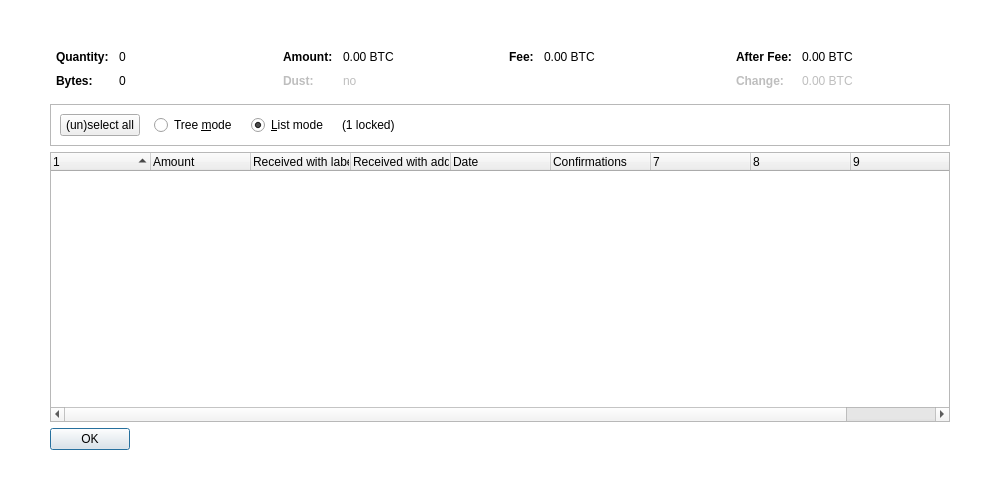
<?xml version="1.0" encoding="UTF-8"?>
<ui version="4.0">
 <class>CoinControlDialog</class>
 <widget class="QDialog" name="CoinControlDialog">
  <property name="geometry">
   <rect>
    <x>0</x>
    <y>0</y>
    <width>1000</width>
    <height>500</height>
   </rect>
  </property>
  <property name="windowTitle">
   <string>Coin Selection</string>
  </property>
  <property name="styleSheet">
   <string notr="true">QDialog {
	
	background-color: rgb(255, 255, 255);
}</string>
  </property>
  <layout class="QVBoxLayout" name="verticalLayout">
   <property name="leftMargin">
    <number>50</number>
   </property>
   <property name="topMargin">
    <number>50</number>
   </property>
   <property name="rightMargin">
    <number>50</number>
   </property>
   <property name="bottomMargin">
    <number>50</number>
   </property>
   <item>
    <layout class="QHBoxLayout" name="horizontalLayoutTop" stretch="0,0,0,0">
     <property name="topMargin">
      <number>0</number>
     </property>
     <property name="bottomMargin">
      <number>10</number>
     </property>
     <item>
      <layout class="QFormLayout" name="formLayoutCoinControl1">
       <property name="horizontalSpacing">
        <number>10</number>
       </property>
       <property name="verticalSpacing">
        <number>10</number>
       </property>
       <property name="leftMargin">
        <number>6</number>
       </property>
       <property name="rightMargin">
        <number>6</number>
       </property>
       <item row="0" column="0">
        <widget class="QLabel" name="labelCoinControlQuantityText">
         <property name="font">
          <font>
           <weight>75</weight>
           <bold>true</bold>
          </font>
         </property>
         <property name="text">
          <string>Quantity:</string>
         </property>
        </widget>
       </item>
       <item row="0" column="1">
        <widget class="QLabel" name="labelCoinControlQuantity">
         <property name="cursor">
          <cursorShape>IBeamCursor</cursorShape>
         </property>
         <property name="contextMenuPolicy">
          <enum>Qt::ActionsContextMenu</enum>
         </property>
         <property name="text">
          <string notr="true">0</string>
         </property>
         <property name="textInteractionFlags">
          <set>Qt::LinksAccessibleByMouse|Qt::TextSelectableByKeyboard|Qt::TextSelectableByMouse</set>
         </property>
        </widget>
       </item>
       <item row="1" column="0">
        <widget class="QLabel" name="labelCoinControlBytesText">
         <property name="font">
          <font>
           <weight>75</weight>
           <bold>true</bold>
          </font>
         </property>
         <property name="text">
          <string>Bytes:</string>
         </property>
        </widget>
       </item>
       <item row="1" column="1">
        <widget class="QLabel" name="labelCoinControlBytes">
         <property name="cursor">
          <cursorShape>IBeamCursor</cursorShape>
         </property>
         <property name="contextMenuPolicy">
          <enum>Qt::ActionsContextMenu</enum>
         </property>
         <property name="text">
          <string notr="true">0</string>
         </property>
         <property name="textInteractionFlags">
          <set>Qt::LinksAccessibleByMouse|Qt::TextSelectableByKeyboard|Qt::TextSelectableByMouse</set>
         </property>
        </widget>
       </item>
      </layout>
     </item>
     <item>
      <layout class="QFormLayout" name="formLayoutCoinControl2">
       <property name="horizontalSpacing">
        <number>10</number>
       </property>
       <property name="verticalSpacing">
        <number>10</number>
       </property>
       <property name="leftMargin">
        <number>6</number>
       </property>
       <property name="rightMargin">
        <number>6</number>
       </property>
       <item row="0" column="0">
        <widget class="QLabel" name="labelCoinControlAmountText">
         <property name="font">
          <font>
           <weight>75</weight>
           <bold>true</bold>
          </font>
         </property>
         <property name="text">
          <string>Amount:</string>
         </property>
        </widget>
       </item>
       <item row="0" column="1">
        <widget class="QLabel" name="labelCoinControlAmount">
         <property name="cursor">
          <cursorShape>IBeamCursor</cursorShape>
         </property>
         <property name="contextMenuPolicy">
          <enum>Qt::ActionsContextMenu</enum>
         </property>
         <property name="text">
          <string notr="true">0.00 BTC</string>
         </property>
         <property name="textInteractionFlags">
          <set>Qt::LinksAccessibleByMouse|Qt::TextSelectableByKeyboard|Qt::TextSelectableByMouse</set>
         </property>
        </widget>
       </item>
       <item row="1" column="0">
        <widget class="QLabel" name="labelCoinControlLowOutputText">
         <property name="enabled">
          <bool>false</bool>
         </property>
         <property name="font">
          <font>
           <weight>75</weight>
           <bold>true</bold>
          </font>
         </property>
         <property name="text">
          <string>Dust:</string>
         </property>
        </widget>
       </item>
       <item row="1" column="1">
        <widget class="QLabel" name="labelCoinControlLowOutput">
         <property name="enabled">
          <bool>false</bool>
         </property>
         <property name="cursor">
          <cursorShape>IBeamCursor</cursorShape>
         </property>
         <property name="contextMenuPolicy">
          <enum>Qt::ActionsContextMenu</enum>
         </property>
         <property name="text">
          <string notr="true">no</string>
         </property>
         <property name="textInteractionFlags">
          <set>Qt::LinksAccessibleByMouse|Qt::TextSelectableByKeyboard|Qt::TextSelectableByMouse</set>
         </property>
        </widget>
       </item>
      </layout>
     </item>
     <item>
      <layout class="QFormLayout" name="formLayoutCoinControl3">
       <property name="horizontalSpacing">
        <number>10</number>
       </property>
       <property name="verticalSpacing">
        <number>10</number>
       </property>
       <property name="leftMargin">
        <number>6</number>
       </property>
       <property name="rightMargin">
        <number>6</number>
       </property>
       <item row="0" column="0">
        <widget class="QLabel" name="labelCoinControlFeeText">
         <property name="font">
          <font>
           <weight>75</weight>
           <bold>true</bold>
          </font>
         </property>
         <property name="text">
          <string>Fee:</string>
         </property>
        </widget>
       </item>
       <item row="0" column="1">
        <widget class="QLabel" name="labelCoinControlFee">
         <property name="cursor">
          <cursorShape>IBeamCursor</cursorShape>
         </property>
         <property name="contextMenuPolicy">
          <enum>Qt::ActionsContextMenu</enum>
         </property>
         <property name="text">
          <string notr="true">0.00 BTC</string>
         </property>
         <property name="textInteractionFlags">
          <set>Qt::LinksAccessibleByMouse|Qt::TextSelectableByKeyboard|Qt::TextSelectableByMouse</set>
         </property>
        </widget>
       </item>
      </layout>
     </item>
     <item>
      <layout class="QFormLayout" name="formLayoutCoinControl4">
       <property name="horizontalSpacing">
        <number>10</number>
       </property>
       <property name="verticalSpacing">
        <number>10</number>
       </property>
       <property name="leftMargin">
        <number>6</number>
       </property>
       <property name="rightMargin">
        <number>6</number>
       </property>
       <item row="0" column="0">
        <widget class="QLabel" name="labelCoinControlAfterFeeText">
         <property name="font">
          <font>
           <weight>75</weight>
           <bold>true</bold>
          </font>
         </property>
         <property name="text">
          <string>After Fee:</string>
         </property>
        </widget>
       </item>
       <item row="0" column="1">
        <widget class="QLabel" name="labelCoinControlAfterFee">
         <property name="cursor">
          <cursorShape>IBeamCursor</cursorShape>
         </property>
         <property name="contextMenuPolicy">
          <enum>Qt::ActionsContextMenu</enum>
         </property>
         <property name="text">
          <string notr="true">0.00 BTC</string>
         </property>
         <property name="textInteractionFlags">
          <set>Qt::LinksAccessibleByMouse|Qt::TextSelectableByKeyboard|Qt::TextSelectableByMouse</set>
         </property>
        </widget>
       </item>
       <item row="1" column="0">
        <widget class="QLabel" name="labelCoinControlChangeText">
         <property name="enabled">
          <bool>false</bool>
         </property>
         <property name="font">
          <font>
           <weight>75</weight>
           <bold>true</bold>
          </font>
         </property>
         <property name="text">
          <string>Change:</string>
         </property>
        </widget>
       </item>
       <item row="1" column="1">
        <widget class="QLabel" name="labelCoinControlChange">
         <property name="enabled">
          <bool>false</bool>
         </property>
         <property name="cursor">
          <cursorShape>IBeamCursor</cursorShape>
         </property>
         <property name="contextMenuPolicy">
          <enum>Qt::ActionsContextMenu</enum>
         </property>
         <property name="text">
          <string notr="true">0.00 BTC</string>
         </property>
         <property name="textInteractionFlags">
          <set>Qt::LinksAccessibleByMouse|Qt::TextSelectableByKeyboard|Qt::TextSelectableByMouse</set>
         </property>
        </widget>
       </item>
      </layout>
     </item>
    </layout>
   </item>
   <item>
    <widget class="QFrame" name="frame">
     <property name="minimumSize">
      <size>
       <width>0</width>
       <height>40</height>
      </size>
     </property>
     <property name="frameShape">
      <enum>QFrame::StyledPanel</enum>
     </property>
     <property name="frameShadow">
      <enum>QFrame::Sunken</enum>
     </property>
     <layout class="QHBoxLayout" name="horizontalLayout">
      <item>
       <layout class="QHBoxLayout" name="horizontalLayoutPanel" stretch="0,0,0,0,0">
        <property name="spacing">
         <number>14</number>
        </property>
        <item>
         <widget class="QPushButton" name="pushButtonSelectAll">
          <property name="sizePolicy">
           <sizepolicy hsizetype="Maximum" vsizetype="Fixed">
            <horstretch>0</horstretch>
            <verstretch>0</verstretch>
           </sizepolicy>
          </property>
          <property name="text">
           <string>(un)select all</string>
          </property>
          <property name="autoDefault">
           <bool>false</bool>
          </property>
         </widget>
        </item>
        <item>
         <widget class="QRadioButton" name="radioTreeMode">
          <property name="sizePolicy">
           <sizepolicy hsizetype="Maximum" vsizetype="Fixed">
            <horstretch>0</horstretch>
            <verstretch>0</verstretch>
           </sizepolicy>
          </property>
          <property name="text">
           <string>Tree &amp;mode</string>
          </property>
         </widget>
        </item>
        <item>
         <widget class="QRadioButton" name="radioListMode">
          <property name="sizePolicy">
           <sizepolicy hsizetype="Maximum" vsizetype="Fixed">
            <horstretch>0</horstretch>
            <verstretch>0</verstretch>
           </sizepolicy>
          </property>
          <property name="text">
           <string>&amp;List mode</string>
          </property>
          <property name="checked">
           <bool>true</bool>
          </property>
         </widget>
        </item>
        <item>
         <widget class="QLabel" name="labelLocked">
          <property name="text">
           <string notr="true">(1 locked)</string>
          </property>
         </widget>
        </item>
        <item>
         <spacer name="horizontalSpacer">
          <property name="orientation">
           <enum>Qt::Horizontal</enum>
          </property>
          <property name="sizeHint" stdset="0">
           <size>
            <width>40</width>
            <height>20</height>
           </size>
          </property>
         </spacer>
        </item>
       </layout>
      </item>
     </layout>
    </widget>
   </item>
   <item>
    <widget class="CoinControlTreeWidget" name="treeWidget">
     <property name="contextMenuPolicy">
      <enum>Qt::CustomContextMenu</enum>
     </property>
     <property name="sortingEnabled">
      <bool>false</bool>
     </property>
     <property name="columnCount">
      <number>10</number>
     </property>
     <attribute name="headerShowSortIndicator" stdset="0">
      <bool>true</bool>
     </attribute>
     <attribute name="headerStretchLastSection">
      <bool>false</bool>
     </attribute>
     <column>
      <property name="text">
       <string/>
      </property>
     </column>
     <column>
      <property name="text">
       <string>Amount</string>
      </property>
     </column>
     <column>
      <property name="text">
       <string>Received with label</string>
      </property>
     </column>
     <column>
      <property name="text">
       <string>Received with address</string>
      </property>
     </column>
     <column>
      <property name="text">
       <string>Date</string>
      </property>
     </column>
     <column>
      <property name="text">
       <string>Confirmations</string>
      </property>
      <property name="toolTip">
       <string>Confirmed</string>
      </property>
     </column>
     <column>
      <property name="text">
       <string/>
      </property>
     </column>
     <column>
      <property name="text">
       <string/>
      </property>
     </column>
     <column>
      <property name="text">
       <string/>
      </property>
     </column>
     <column>
      <property name="text">
       <string/>
      </property>
     </column>
    </widget>
   </item>
   <item>
    <widget class="QDialogButtonBox" name="buttonBox">
     <property name="sizePolicy">
      <sizepolicy hsizetype="Maximum" vsizetype="Fixed">
       <horstretch>0</horstretch>
       <verstretch>0</verstretch>
      </sizepolicy>
     </property>
     <property name="orientation">
      <enum>Qt::Horizontal</enum>
     </property>
     <property name="standardButtons">
      <set>QDialogButtonBox::Ok</set>
     </property>
    </widget>
   </item>
  </layout>
 </widget>
 <customwidgets>
  <customwidget>
   <class>CoinControlTreeWidget</class>
   <extends>QTreeWidget</extends>
   <header>qt/coincontroltreewidget.h</header>
  </customwidget>
 </customwidgets>
 <resources/>
 <connections/>
</ui>
